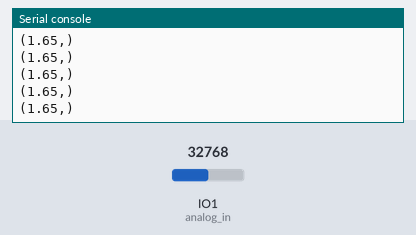
Simulated run of this program. Board: ESP32 board running CircuitPython. Shown: the last lines printed to the serial console. Inputs (shaded band) come from the test bench; at power-on: IO1 (analog_in) = 32768 (analog values on the 0–65535 scale).

Above: at 1.2 s.
1.3 s: IO1 (analog_in) set to 45874
At 1.56 s:
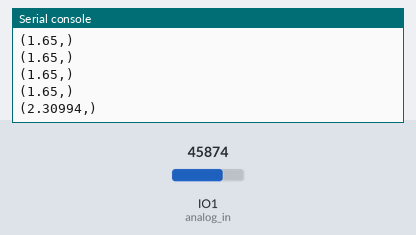
2.8 s: IO1 (analog_in) set to 57670
At 2.96 s:
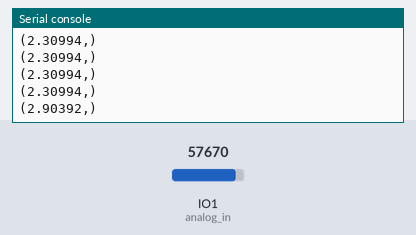
Timing chart, 0 to 5.8 s (numbered marks = the images above; inputs shaded):
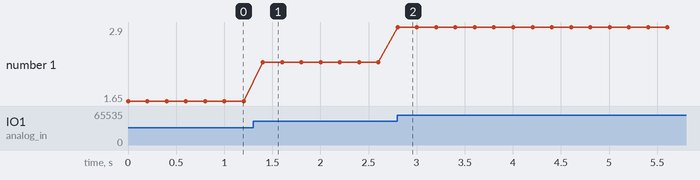

The program:

exemplo_2.py
```python
#Leitura de Entrada analógica - Exemplo 2
import time            #importa módulo de temporização
import board            #importa módulo da placa
from analogio import AnalogIn    #import módulo de entrada analógica

analog_in = AnalogIn(board.IO1) #mapeia pino analógico

def ler_tensao(pin):
   return (pin.value * 3.3) / 65536

while True:             #loop infinito
   print((ler_tensao(analog_in),))    #imprime o valor da leitura analógica
   time.sleep(0.2)         #aguarda 200 ms
```

Measured:
- after the input at 1.3 s, the serial console: prints a new line after 0.10 s (image 1)
- after the input at 2.8 s, the serial console: prints a new line at once (image 2)
- plotted number 1: 1.65 → 2.31 after the input at 1.3 s, 2.31 → 2.9 after the input at 2.8 s
